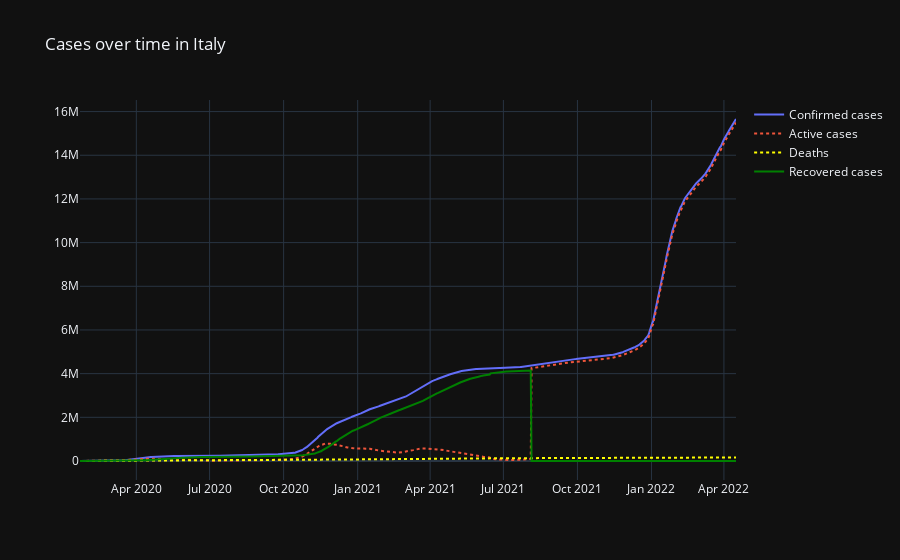

The code cell stored with this chart in its notebook:
### Code cell
NP = (df.loc[df['Country/Region'] == 'Italy'])
NP['Active'] = NP['Confirmed']-(NP['Recovered'] + NP['Deaths'])
NP =NP.groupby('Date')['Confirmed','Recovered', 'Deaths','Active'].sum()
Data_Nepal = NP.reset_index()
Data_Nepal['Date'] = pd.to_datetime(Data_Nepal['Date'])

fig = go.Figure()
fig.add_trace(go.Scatter(x=Data_Nepal['Date'], y=Data_Nepal['Confirmed'],
                    mode='lines',
                    name='Confirmed cases'))

fig.add_trace(go.Scatter(x=Data_Nepal['Date'], y=Data_Nepal['Active'],
                    mode='lines',
                    name='Active cases',line=dict( dash='dot')))
fig.add_trace(go.Scatter(x=Data_Nepal['Date'], y=Data_Nepal['Deaths'],name='Deaths',
                                   marker_color='yellow',mode='lines',line=dict( dash='dot') ))
fig.add_trace(go.Scatter(x=Data_Nepal['Date'], y=Data_Nepal['Recovered'],
                    mode='lines',
                    name='Recovered cases',marker_color='green'))
fig.update_layout(
    title='Cases over time in Italy',
    template='plotly_dark',

)

fig.show()

### Figure 1 — Plotly figure (JSON) as saved in the notebook; plotly's stock layout.template omitted (floating-point values rounded to 4 significant figures; data arrays with more than 128 entries replaced by an {"elided": "..."} marker saying what was removed)
{"data": [{"mode": "lines", "name": "Confirmed cases", "type": "scatter", "x": {"elided": "816 str values"}, "y": {"elided": "816 int values"}}, {"line": {"dash": "dot"}, "mode": "lines", "name": "Active cases", "type": "scatter", "x": {"elided": "816 str values"}, "y": {"elided": "816 int values"}}, {"line": {"dash": "dot"}, "marker": {"color": "yellow"}, "mode": "lines", "name": "Deaths", "type": "scatter", "x": {"elided": "816 str values"}, "y": {"elided": "816 int values"}}, {"marker": {"color": "green"}, "mode": "lines", "name": "Recovered cases", "type": "scatter", "x": {"elided": "816 str values"}, "y": {"elided": "816 int values"}}], "layout": {"title": {"text": "Cases over time in Italy"}}}
